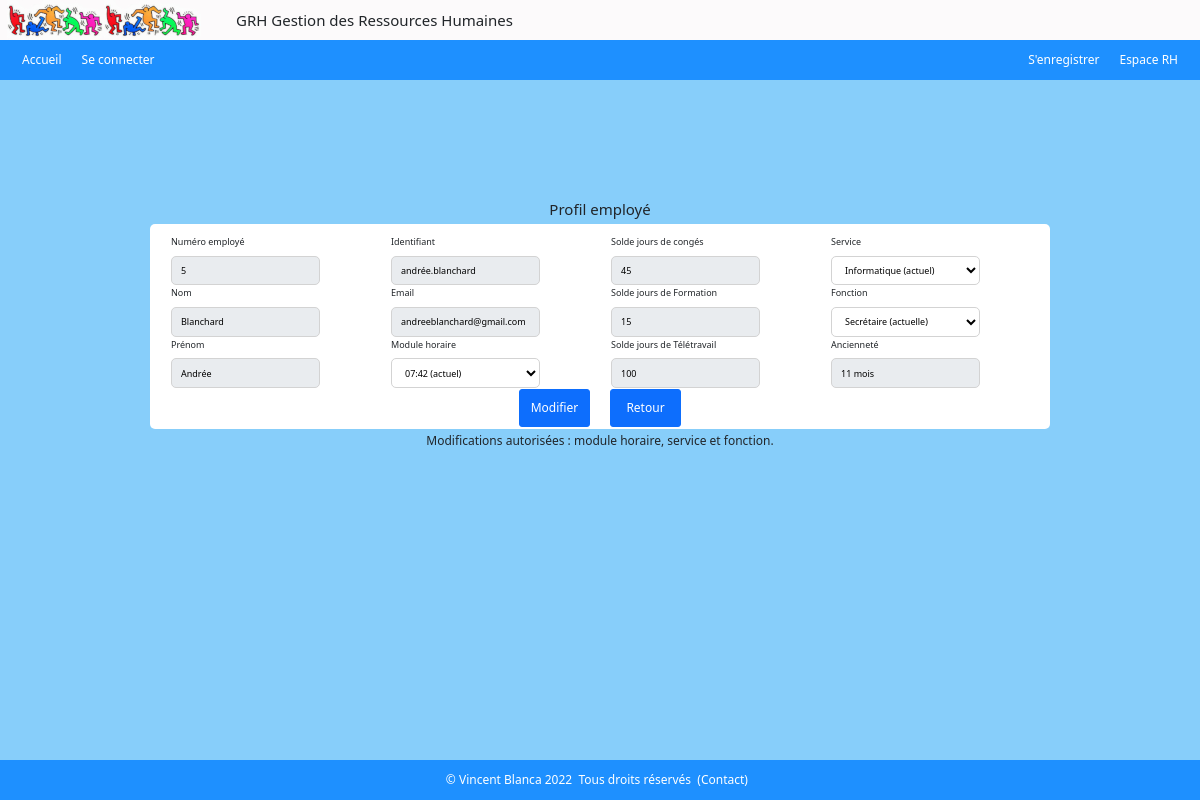
The page /index.php?action=employe&id=5 (signed in) on the database as committed earlier.
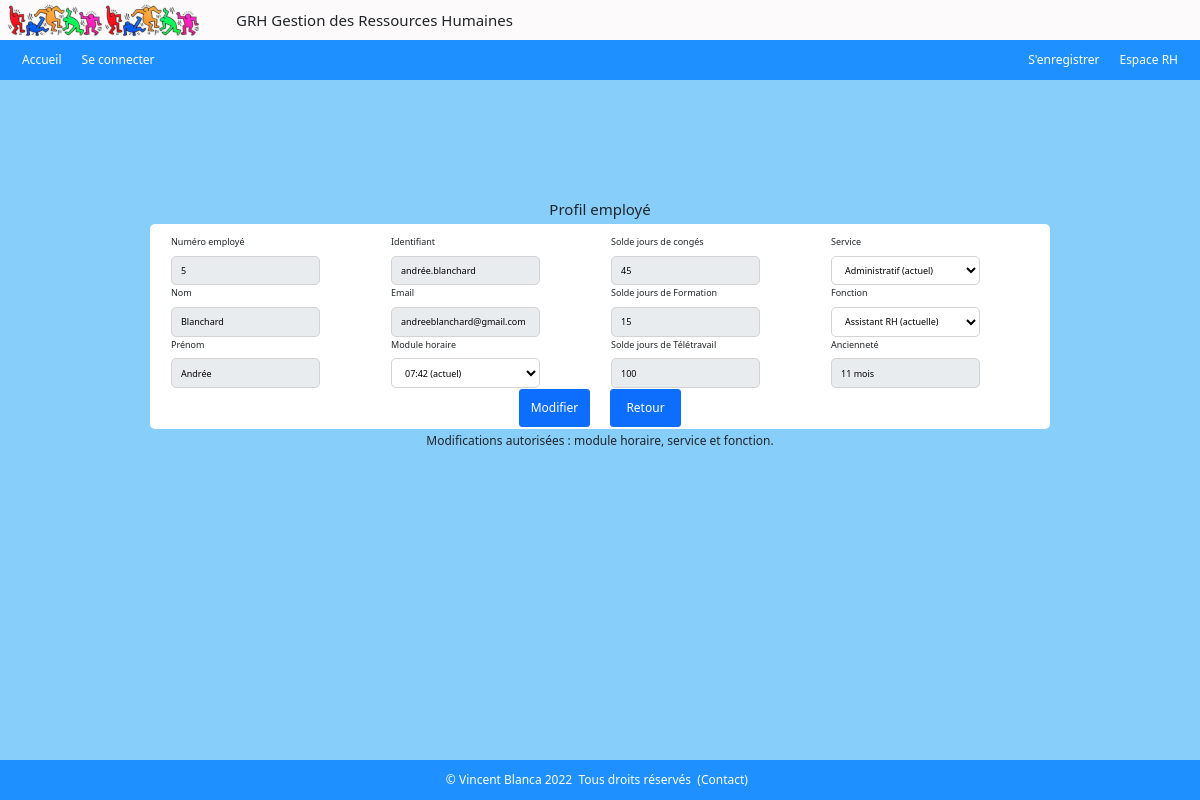
The same page on the database as committed later.
### tables this page shows
CREATE TABLE IF NOT EXISTS `employe` (
  `empid` int UNSIGNED NOT NULL AUTO_INCREMENT,
  `nom` varchar(50) NOT NULL,
  `prenom` varchar(50) NOT NULL,
  `email` varchar(100) NOT NULL,
  `ident` varchar(50) NOT NULL,
  `mdpass` varchar(50) NOT NULL,
  `dateEmbauche` date NOT NULL,
  `horid` int NOT NULL,
  `servid` int NOT NULL,
  `fonctid` int NOT NULL,
  PRIMARY KEY (`empid`),
  UNIQUE KEY `email` (`email`),
  UNIQUE KEY `ident` (`ident`),
  KEY `horid` (`horid`),
  KEY `servid` (`servid`),
  KEY `fonctid` (`fonctid`)
);

CREATE TABLE IF NOT EXISTS `service` (
  `servid` int NOT NULL AUTO_INCREMENT,
  `libelle` varchar(50) NOT NULL,
  PRIMARY KEY (`servid`)
);

CREATE TABLE IF NOT EXISTS `fonction` (
  `fonctid` int NOT NULL AUTO_INCREMENT,
  `libelle` varchar(50) NOT NULL,
  `servid` int NOT NULL,
  PRIMARY KEY (`fonctid`),
  KEY `servid` (`servid`)
);

### admin/admin_controlers/controlerAdmin_employe.php (called while the page is built, shortened)
<?php
require ('./admin/admin_models/modelAdmin_employe.php');
function employe()
{
    $id = (int)($_GET['id']);
    $employe = getEmploye($id);
    $detail_empl = $employe->fetch(PDO::FETCH_ASSOC);
    $mod_horaire = getModuleHoraire($id);
    $horaire = $mod_horaire->fetch(PDO::FETCH_ASSOC);
    $services  = getListServices();
    $listeLibServices = servicesLibelle($services);
    $solde_conges      = getSoldeAbsences($id, 1);
    $solde_formation   = getSoldeAbsences($id, 2);
    $solde_teletravail = getSoldeAbsences($id, 3);
    $anciennete = $detail_empl['anciennete'];
    if($anciennete < 12) {
        $mois = $anciennete;
        $anciennete_employe = $mois." mois";
    }
    require ('./admin/admin_views/viewAdmin_employe.php');
}

### admin/admin_models/modelAdmin_employe.php (called while the page is built, shortened)
<?php
function getEmploye($id)
{
    $bdd = $GLOBALS['bdd'];
    $req_employe = $bdd->prepare("SELECT empid, nom, prenom, email, ident, horid, f.fonctid AS 'fonctid', s.servid AS 'servid', PERIOD_DIFF(DATE_FORMAT(NOW(),'%Y%m'), DATE_FORMAT(dateEmbauche, '%Y%m')) AS 'anciennete', s.libelle AS 'service', f.libelle AS 'fonction' FROM employe e, service s, fonction f WHERE empid =:empid AND e.fonctid = f.fonctid AND s.servid = e.servid");
    $req_employe->execute(
        [
            'empid' => $id
        ]
    );
    return $req_employe;
}
function getSoldeAbsences($empid, $type)
{
    $bdd = $GLOBALS['bdd'];
    $req_absences = $bdd->prepare("SELECT nb_jours AS 'jours', annee, libelle FROM type_conge tc, droits_conges dc, employe e WHERE dc.typeid = tc.id AND e.empid=dc.empid AND e.empid =:empid AND tc.id =:id");
    $req_absences->execute(
        [
            'empid' => $empid,
            'id'    => $type,
        ]
    );
    $solde = $req_absences->fetch(PDO::FETCH_ASSOC);
    return $solde;
}
function getListServices()
{
    $bdd = $GLOBALS['bdd'];
    $req_liste_services = "SELECT * FROM service";
    $liste_services = $bdd->query($req_liste_services);
    $services = $liste_services->fetchAll(PDO::FETCH_ASSOC);
    return $services;
}

### models/model_connect.php (called while the page is built, shortened)
<?php
function getModuleHoraire($id)
{
    $bdd = $GLOBALS['bdd'];
    $req_mod_hor = $bdd->query("SELECT TIME_FORMAT(mh.hormod, '%H:%i') AS 'Mod_Hor' FROM  mod_horaire mh, employe e WHERE e.empid = $id AND mh.horid = e.horid");
    return $req_mod_hor;
}

### includes/inc_functions.php (called while the page is built, shortened)
<?php
function servicesLibelle ($services) : array
{
    $servicesName = [];
    foreach ($services as $service) {
        $servicesName [] = $service['libelle'];
    }
    return $servicesName;
}

### admin/admin_views/viewAdmin_employe.php (the view, shortened to what this page needs)
<?php
include('./includes/header.php');
?>
<div class="register">
  <h5>Profil employé</h5>
  <form action="index.php?action=employe&id=<?= $id ?? $_SESSION['id_employe'] ?>" method="post">
    <div class="profilemploye">
      <div class="civilite">
        <label for="empid">Numéro employé</label>
        <input type="text" name="empid" readonly id="empid" style="background-color: #e9ecef" value="<?= $detail_empl['empid'] ?>" />
        <label for="nom">Nom</label>
        <input type="text" name="nom" readonly id="nom" style="background-color: #e9ecef" value="<?= $detail_empl['nom'] ?>" />
        <label for="prenom">Prénom</label>
        <input type="text" name="prenom" readonly id="prenom" style="background-color: #e9ecef" value="<?= $detail_empl['prenom'] ?>"  />
      </div>
      <div class="civilite">
        <label for="ident">Identifiant</label>
        <input type="text" name="ident" readonly id="ident" style="background-color: #e9ecef" value="<?= $detail_empl['ident'] ?>" />
        <label for="mail">Email</label>
        <input type="email" name="mail" readonly id="mail" style="background-color: #e9ecef" value="<?= $detail_empl['email'] ?>" />
        <label for="horaire">Module horaire</label>
        <select name="horaire" id="horaire">
            <option value="<?= $detail_empl['horid'] ?>"><?= $horaire['Mod_Hor']." (actuel)" ?></option>
        </select>
      </div>
      <div class="civilite">
        <label for="conges">Solde jours de congés</label>
        <input type="text" name="conges" readonly id="conges" style="background-color: #e9ecef" value="<?= $solde_conges['jours'] ?>" />
        <label for="formation">Solde jours de Formation</label>
        <input type="text" name="formation" readonly id="formation" style="background-color: #e9ecef" value="<?= $solde_formation['jours'] ?>" />
        <label for="formation">Solde jours de Télétravail</label>
        <input type="text" name="teletravail" readonly id="teletravail" style="background-color: #e9ecef" value="<?= $solde_teletravail['jours'] ?>" />
      </div>
      <div class="civilite">
          <label for="service">Service</label>
          <select name="service" id="service" onchange="myService()">
            <option value="<?= $detail_empl['servid'] ?>"><?= $detail_empl['service']." (actuel)" ?></option>
          </select>
          <label for="fonction">Fonction</label>
          <?php for($i=0; $i < count($listeLibServices); $i++) :
              if($listeLibServices[$i] == "Administratif") : ?>
                <select name="fonction" id="admin">
                  <option value="" disabled selected>
                    <?= ($detail_empl['servid'] == 1) ? $detail_empl['fonction']." (actuelle)" : "Veuillez choisir une fonction" ?>
                  </option>
                </select>
              <?php elseif($listeLibServices[$i] == "Informatique") : ?>
                <select name="fonction" id="info">
                  <option value="" disabled selected>
                    <?= ($detail_empl['servid'] == 2) ? $detail_empl['fonction']." (actuelle)" : "Veuillez choisir une fonction" ?>
                  </option>
                </select>
              <?php endif;
            endfor;?>
          <label for="anciennete">Ancienneté</label>
          <input type="text" name="anciennete" readonly id="anciennete" style="background-color: #e9ecef" value="<?= $anciennete_employe ?>" />
      </div>
      <div class="valid">
        <input class="btn btn-primary" type="submit" name="submit" value="Modifier" />
        <input class="btn btn-primary" type="submit" name="submit" value="Retour" />
      </div>
    </div>
  </form>
  <h6 class="champs">Modifications autorisées : module horaire, service et fonction.</h6>
</div>
<?php
  include('./includes/footer.php');
?>

### index.php (shortened to what this page needs)
<?php
require('./admin/admin_controlers/controlerAdmin_employe.php');
require('./admin/admin_controlers/controlerAdmin_dem_abs.php');
if (isset($_GET['action'])) {
    $action = $_GET['action'];
} else {
    $action = 'accueil';
}
switch($action) {
    case 'employe' :
        employe();
    break;
}

### includes/header.php (shortened to what this page needs)
<?php
if(isset($_SESSION['adminConnecte'])) {
  $adminConnecte = $_SESSION['adminConnecte'];
} else {
  $_SESSION['adminConnecte'] = false;
  $adminConnecte = false;
}
if(isset($_SESSION['userConnecte'])) {
  $userConnecte  = $_SESSION['userConnecte'];
} else {
  $_SESSION['userConnecte'] = false;
  $userConnecte  = false;
}
?>
<!DOCTYPE html>
<html lang="fr">
<head>
  <link rel="stylesheet" href="./css/monstyle.css" />
  <link rel="stylesheet" href="./css/laptop.css" media="screen and (max-width:1280px)" />
  <link rel="stylesheet" href="https://cdn.jsdelivr.net/npm/bootstrap-icons@1.8.3/font/bootstrap-icons.css">
  <link rel="stylesheet" href="//cdnjs.cloudflare.com/ajax/libs/bootstrap-datepicker/1.3.0/css/datepicker.min.css" />
  <link href="//maxcdn.bootstrapcdn.com/bootstrap/4.1.1/css/bootstrap.min.css" rel="stylesheet" id="bootstrap-css">
  <link href="https://cdn.jsdelivr.net/npm/bootstrap@5.0.2/dist/css/bootstrap.min.css" rel="stylesheet">
</head>
<body onload="myService()">
<div class="banhead">
  <div class="image"></div>
  <div class="grh"><h5>GRH Gestion des Ressources Humaines</h5></div>
</div>
<div class="baniere">
<?php if(!$adminConnecte) : ?>
  <?php if($userConnecte) : ?>
    <div class="banleft">
    <a href="index.php?action=welcome">Accueil</a>
      <div class="dropdown">
        <a class="nav-link dropdown-toggle text-white" href="#" id="navbardrop" data-toggle="dropdown" text-white>Profil</a>
          <div class="dropdown-menu">
            <a class="dropdown-item" href="index.php?action=welcome">Accueil</a>
            <a class="dropdown-item" href="index.php?action=profil">Consulter/Modifier</a>
            <a class="dropdown-item" href="#" data-bs-toggle="modal" data-bs-target="#aurevoir">Déconnexion</a>
          </div>
      </div>
      <div class="dropdown">
        <a class="nav-link dropdown-toggle text-white" href="#" id="navbardrop" data-toggle="dropdown">Pointage</a>
          <div class="dropdown-menu">
            <a class="dropdown-item" href="index.php?action=pointage">Saisie</a>
            <a class="dropdown-item" href="index.php?action=histo_point">Historique</a>
          </div>
      </div>
      <div class="dropdown">
        <a class="nav-link dropdown-toggle text-white" href="#" id="navbardrop" data-toggle="dropdown">Absences</a>
          <div class="dropdown-menu">
            <a class="dropdown-item" href="index.php?action=absences">Saisie</a>
            <a class="dropdown-item" href="index.php?action=consultDemAbs">Liste demandes</a>
            <a class="dropdown-item" href="index.php?action=histoAbsences">Historique</a>
            <a class="dropdown-item" href="index.php?action=planning">Planning</a>
          </div>
      </div>
    </div>
    <div class="banright">
      <a href="#" data-bs-toggle="modal" data-bs-target="#aurevoir">Déconnexion</a>
    </div>
  <?php else : ?>
    <div class="banleft">
      <a href="index.php?action=accueil">Accueil</a>
      <a href="index.php?action=connect">Se connecter</a>
    </div>
    <div class="banright">
      <a href="index.php?action=registration">S'enregistrer</a>
      <a href="index.php?action=adminConnect">Espace RH</a>
    </div>
  <?php endif; ?>
  <?php endif; ?>
</div>

### includes/footer.php (shortened to what this page needs)
        <div class="baspage">
            <div class="copyright">
                ©&nbsp;Vincent&nbsp;Blanca&nbsp;2022&nbsp;&nbsp;Tous droits réservés&nbsp;&nbsp;(<a href="mailto:vincent.blanca@dgfip.finances.gouv.fr">Contact</a>)&nbsp;&nbsp;
            </div>
        </div>
    </body>
</html>

### css/monstyle.css (style rules this page uses)
html, body { margin:0; padding:0; height:100%; }
body { background-color: #fcfafb; }
.register { height: calc(100% - 240px); background-color: #fcfafb; }
.baniere { display: flex; padding: 10px; align-items: center; background-color: dodgerblue; height: 80px; }
.banhead { display: flex; align-items: center; height: 80px; align-items: center; background-color: #fcfafb; }
div.banhead>div.image { background:url("../images/KeithHaringpetite.jpeg"); height: 80px; width: 194px; margin-left: 5px; }
div.banhead>div.grh { padding: 30px; }
.baniere>.banleft { display: flex; column-gap: 20px; padding-left: 20px; align-items: center; width: 900px; }
.baniere>.banright { display: flex; flex-grow: 1; justify-content: flex-end; align-items: center; padding-right: 20px; column-gap: 20px; color: white; }
.baniere>.banright>a, .baniere>.banleft>a { text-decoration: none; color: white; }
.baspage { display: flex; justify-content: center; align-items: center; background-color: dodgerblue; height: 80px; margin-bottom: 0px; }
.baspage>.copyright { display: flex; align-items: center; justify-content: center; width : 600px; color: white; }
.copyright>a { text-decoration: none; color: white; }
.register { display: flex; padding-top: 50px; align-items: center; flex-direction: column; }
.btn { background-color: unset; }
div.valid { display: flex; column-gap: 20px; }
div.valid>input { width: 90px; }
div.profilemploye { display: flex; justify-content: center; flex-wrap: wrap; background-color: white; border-radius: 5px 5px; width: 1350px; margin: auto; column-gap: 20px; padding: 20px; }
div.civilite { display: flex; flex-direction: column; width: 310px; height: 310px; padding: 30px; row-gap: 10px; }
div.civilite>input { border-radius: 5px 5px; border: 1px solid lightgrey; }
div.civilite>select { background-color: white; border-radius: 5px 5px; border: 1px solid lightgrey; padding: .375rem .75rem; }
h6.champs { margin-top: 5px; }
input { height: 38px; padding: .375rem .75rem; }
select { height: 38px; line-height:24px; }

### css/laptop.css (style rules this page uses)
html, body, div.register, div.registration, div.civilite { font-size: 0.75rem; }
div.register { height: calc(100% - 120px); background-color:lightskyblue; }
div.profilemploye { width: 900px; padding: 10px; }
div.civilite { width: 200px; row-gap: 1px; padding: 1px; height: 155px; }
div.civilite>input { width: 75%; }
.civilite>select { width:75%; }
.banhead, .baniere, .banright, .banleft, .baspage { height: 40px; padding: 2px; font-size: 1rem; }
.baspage { margin-top: 0px; }
h6.champs, h6.lien_form { margin-top: 5px; }
div.valid { margin: 0px; width: 170px; height: 30px; justify-content: center; }
div.valid>input { width: 71px; }
div.banhead>.grh { padding: 5px; }
div.grh>h5 { margin: 5px; }
div.banhead>div.image { background:url("../images/KeithHaringmini.jpeg"); height: 40px; }

Rows that differ between the two databases and show on the page:
changed employe "Blanchard": service "Informatique (actuel)" → "Administratif (actuel)"; fonction "Secrétaire (actuelle)" → "Assistant RH (actuelle)"
